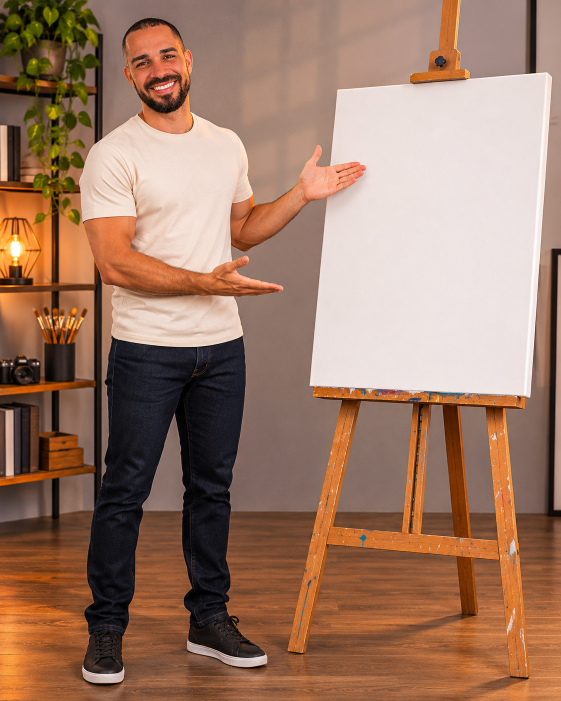
#> input picture Artista apresentando tela em branco.png, 1122 x 1402 px (shown at 1/2 size)
$ python -i render_shots.py   (imports and definitions only)
#> lines starting #> are read from the running program, lines starting #| are printed output that depends on the picture
"""Render all non-map shots of the EDL to individual clips (1920x1080, 30 fps).
usage: python3 render_shots.py [shot numbers...]   (no args = all missing)"""
import json, os, sys, subprocess, math, re, random
sys.path.insert(0, os.path.join(os.path.dirname(os.path.abspath(__file__)), '..', '..', 'tools'))
import compose as C
from PIL import Image, ImageDraw, ImageFilter, ImageEnhance
import numpy as np

HERE = os.path.dirname(os.path.abspath(__file__))
# [1 line not run here, left out]
MED = f'{HERE}/midia/commons'; VID = f'{HERE}/midia/video'
# [1 line not run here, left out]
FPS = 30; W, H = C.W, C.H
from media_map import VCLIPS, PHOTO_FALLBACK, MAP_STILL, FIX  # chosen after viewing the films

clamp = lambda x, a=0, b=1: max(a, min(b, x))


# [10 lines left out: function photo, not called in this run]


def tone(img):  # warm monochrome film look
    return C.sepia(img, 0.8)


_vig = None
# [64 lines left out: functions vignette, grain, video_frames, num_anim, overlay, not called in this run]


# ---------- custom graphics
DARKBG = None
def dark_bg(key='F17_panzer_wald', b=0.3):
    return ImageEnhance.Brightness(vignette(tone(C.cover(photo(key), W, H, 1.1)))).enhance(b)


# [5 lines left out: function folder, not called in this run]


TITLES = ['Absicht', 'Gelände', 'Panzer am Ende', 'Göring', 'Machtkampf']


# [139 lines left out: functions graphic, frames_for, not called in this run]


def render(i):
    s = S[i - 1]; out = f'{OUT}/{i:03d}.mp4'
    if os.path.exists(out): return
    ff = subprocess.Popen(['ffmpeg', '-v', 'error', '-y', '-f', 'rawvideo', '-pix_fmt', 'rgb24', '-s', f'{W}x{H}', '-r', str(FPS), '-i', '-',
                           '-c:v', 'libx264', '-preset', 'veryfast', '-crf', '18', '-pix_fmt', 'yuv420p', out + '.tmp.mp4'], stdin=subprocess.PIPE)
    for b in frames_for(i, s): ff.stdin.write(b)
    ff.stdin.close(); ff.wait(); os.replace(out + '.tmp.mp4', out)


# [5 lines not run here, left out]

>>> import cv2
>>> picture = cv2.imread('../../Artista apresentando tela em branco.png', cv2.IMREAD_GRAYSCALE)
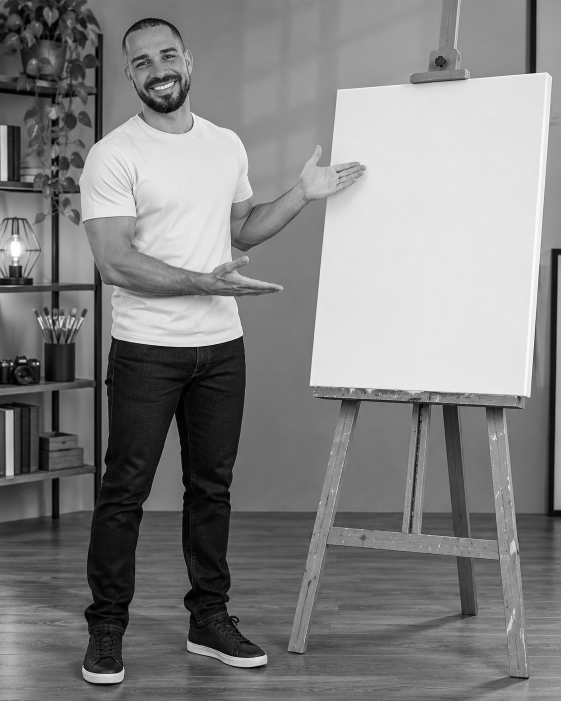
#> picture: shape (1402, 1122) (shown at 1/2 size); min 0, max 255, mean 130
#> (the run stopped early here; a loop or call above may not have finished)

$ run again, on image-1795787144372.webp
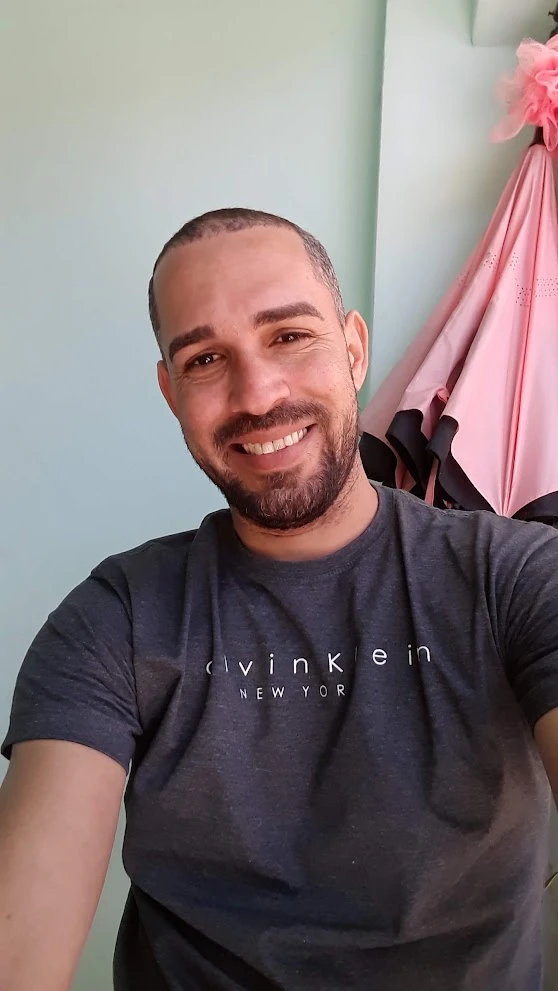
#> input picture image-1795787144372.webp, 558 x 991 px
#> `picture = cv2.imread('../../Artista apresentando tela em branco.png', ..`:
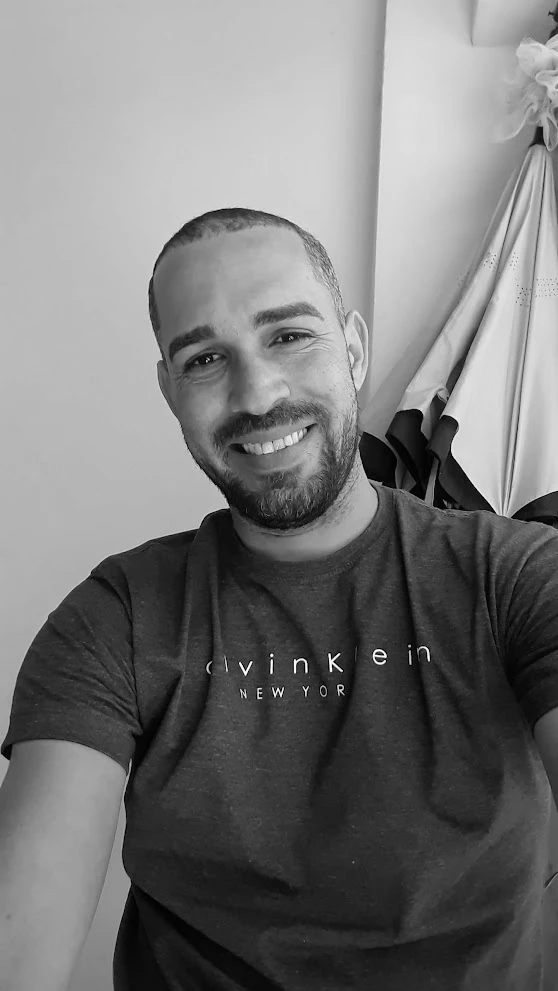
#> picture: shape (991, 558); min 0, max 255, mean 120.1

$ run again, on image-1795787165792.png
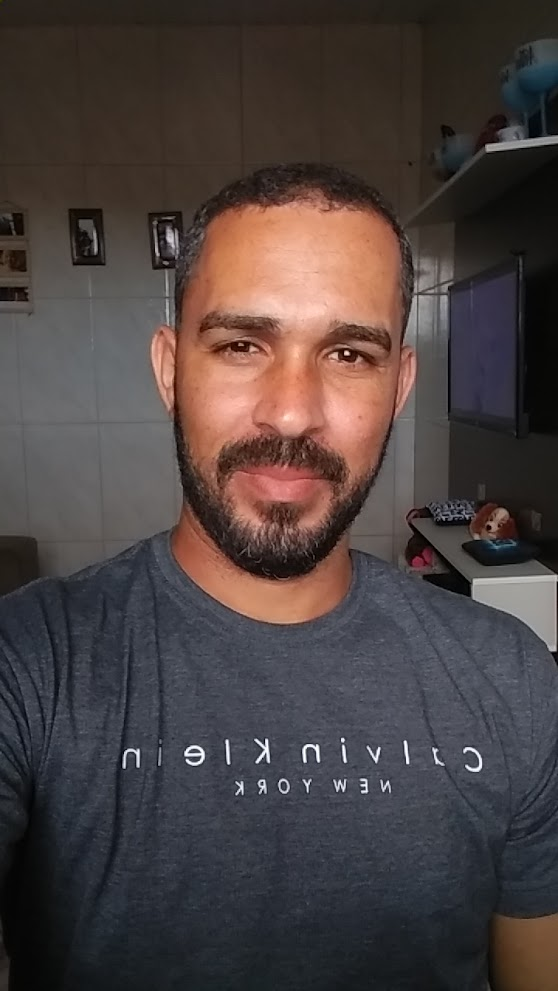
#> input picture image-1795787165792.png, 558 x 991 px
#> `picture = cv2.imread('../../Artista apresentando tela em branco.png', ..`:
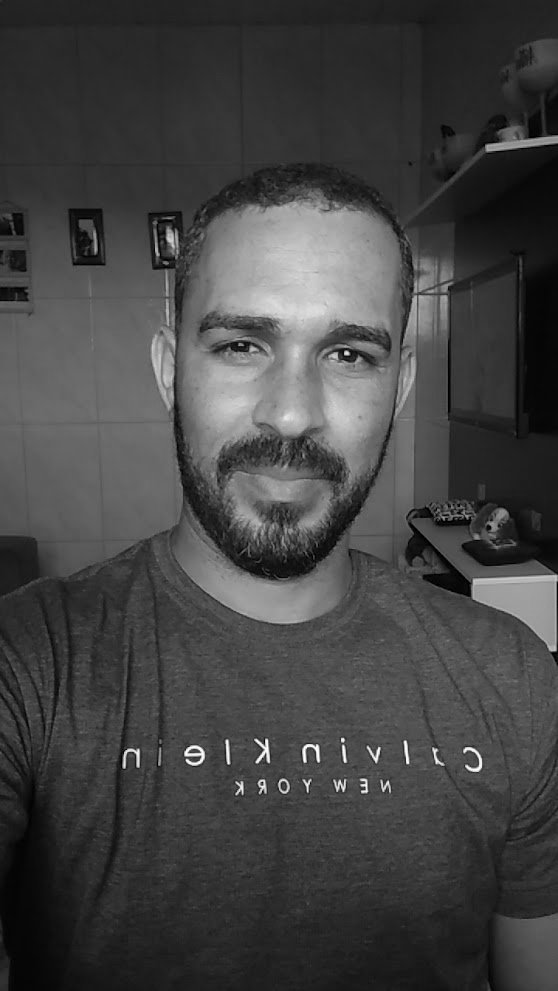
#> picture: shape (991, 558); min 0, max 254, mean 67.3
